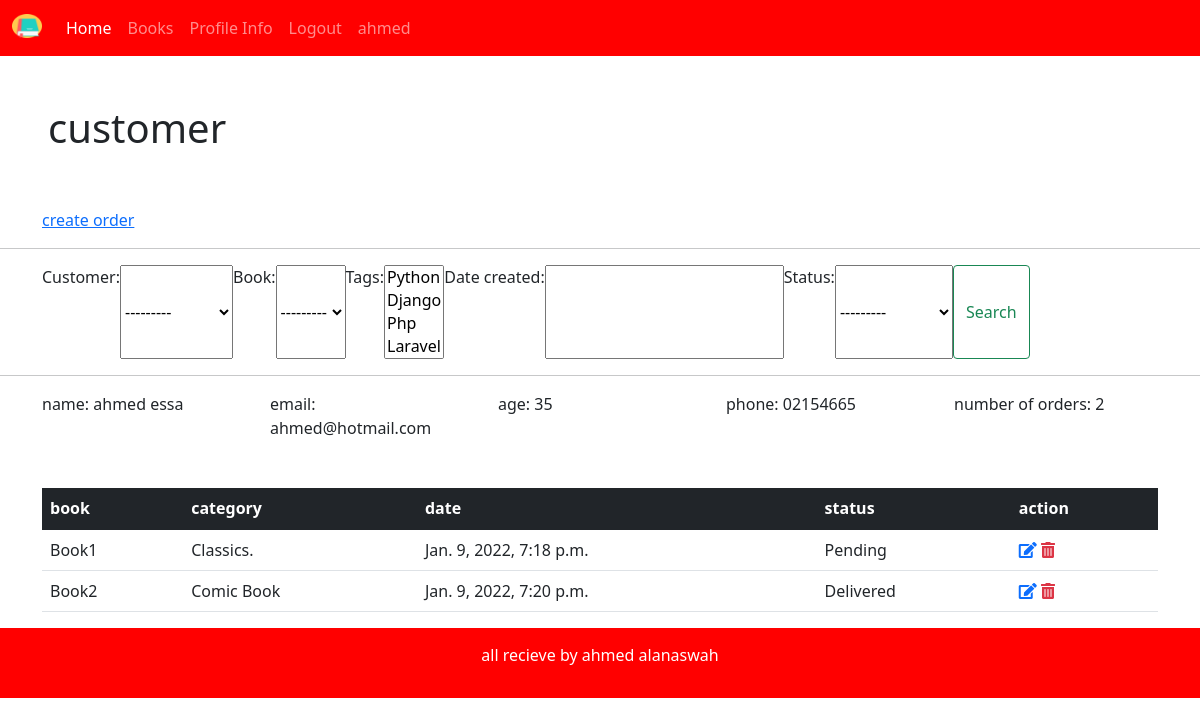
The app's page /customer/1 (signed in), older data.
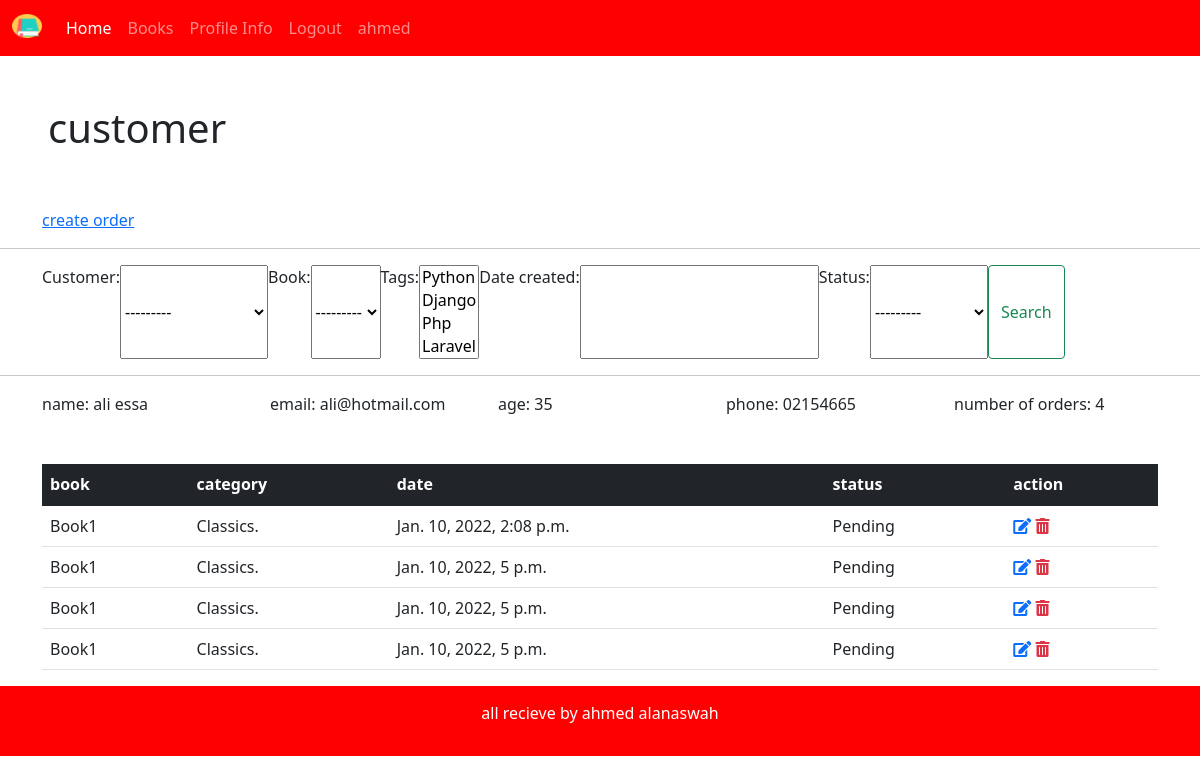
The same page, newer data.
### bookstore/models.py (models this page shows)
class Customer(models.Model):
    user = models.OneToOneField(User,null=True,on_delete=models.CASCADE)
    name = models.CharField(max_length=190,null=True)
    email = models.CharField(max_length=190,null=True)
    phone = models.CharField(max_length=190,null=True)
    age = models.CharField(max_length=190,null=True)
    avatar = models.ImageField(blank = True,null= True,default='person.png')
    date_created = models.DateTimeField(auto_now_add=True, null = True)
    def __str__(self):
        return self.name

class Order(models.Model):
    STATUS = (
        ('Pending','Pending'),
        ('Delivered','Delivered'),
        ('in Progress','in Progress'),
        ('Out of Oreder','Out of Order'),
    )
    customer = models.ForeignKey(Customer, null = True,on_delete=models.SET_NULL)
    book = models.ForeignKey(Book, null = True,on_delete=models.SET_NULL)
    tags = models.ManyToManyField(Tag)
    date_created = models.DateTimeField(auto_now_add=True, null = True)
    status = models.CharField(max_length=200,null = True,choices = STATUS)

class Book(models.Model):
    CATEGORY = (
        ('Classics.','Classics.'),
        ('Comic Book','Comic Book'),
        ('Fantasy','Fantasy'),
        ('Horror.','Horror.'),
    )
    name = models.CharField(max_length=190,null=True)
    author  = models.CharField(max_length=190,null=True)
    price  = models.FloatField(null=True)
    categorey = models.CharField(max_length=190,null=True,choices=CATEGORY)
    tags = models.ManyToManyField(Tag)
    description = models.CharField(max_length=200,null=True)
    date_created = models.DateTimeField(auto_now_add=True, null = True)
    def __str__(self):
        return self.name

### bookstore/views.py (the view)
# urls.py: path('customer/<str:pk>',views.customer,name='customer'),
@login_required(login_url='login')
def customer(request,pk):
    customer= Customer.objects.get(id=pk)
    orders = customer.order_set.all()
    number_orders = orders.count()
    searchFilter = OrderFilter(request.GET,queryset=orders)
    orders= searchFilter.qs
    context = { 'customer': customer,'myFilter':searchFilter,'orders': orders,'number_orders':number_orders }
    return render(request, 'bookstore/customer.html',context)

### bookstore/models.py (called while the page is built)
    def __str__(self):
        return self.name

### bookstore/templates/bookstore/customer.html
{% extends 'bookstore/main.html' %}
{% block content %}
<h1 class = 'p-5'>customer</h1>
<div class="container">
  <div class="row">
    <div class="col">
     <a href="{% url 'create' customer.id %}">create order</a>
    </div>
  </div>
</div>
<hr>
<div class="container">
  <div class="row">
    <div class="col">
      <form class="d-flex" method ='GET'>
        {{myFilter.form}}
        <button class="btn btn-outline-success" type="submit">Search</button>
      </form>
    </div>
  </div>
</div>
<hr>
<div class="container">
    <div class="row">
      <div class="col">
        name: {{customer.name}}
      </div>
      <div class="col">
        email: {{customer.email}}
      </div>
      <div class="col">
        age: {{customer.age}}
      </div>
      <div class="col">
        phone: {{customer.phone}}
      </div>
      <div class="col">
        number of orders: {{number_orders}}
      </div>
    </div>
</div>
<div class='container pt-5'>
    <table class="table">
        <thead class="table-dark">
            <tr>
                <th scope="col">book</th>
                <th scope="col">category</th>
                <th scope="col">date</th>
                <th scope="col">status</th>
                <th scope="col">action</th>
              </tr>
        </thead>
        <tbody>
                {% for item in orders %}
                <tr>
                <td>{{item.book}}</td>
                <td>{{item.book.categorey}}</td>
                <td>{{item.date_created}}</td>
                <td>{{item.status}}</td>
                <td>
                  <a href = "{% url 'update' item.id %}"><i class="fas fa-edit"></i></a>
                  <a class='text-danger' href = "{% url 'delete' item.id %}" ><i class="fas fa-trash-alt"></i></a>
              </td>
                </tr>
                {% endfor %}
        </tbody>
      </table>
</div>
{% endblock %}

### bookstore/templates/bookstore/main.html (shortened to what this page needs)
{% load static  %}
<!DOCTYPE html>
<html>
	<head>
        <link href="https://cdn.jsdelivr.net/npm/bootstrap@5.1.3/dist/css/bootstrap.min.css" rel="stylesheet">
        <link rel="stylesheet" href="https://pro.fontawesome.com/releases/v5.10.0/css/all.css"/>
        <link rel='stylesheet' type='text/css' href="{% static '/css/style.css' %}">
	</head>
	<body>
        {% include 'bookstore/navbar.html' %}
        {% block content %}
        {% endblock %}
        {% include 'bookstore/footer.html' %}
	</body>
</html>

### bookstore/templates/bookstore/navbar.html (shortened to what this page needs)
{% load static %}
<nav class="navbar navbar-expand-lg navbar-dark bg-primary">
    <div class="container-fluid">
      <a class="navbar-brand"  href="{% url 'home' %}">
        <img src="{% static '/images/book.png' %}" alt="" width="30" height="24" class="d-inline-block align-text-top">
      </a>
      <div class="collapse navbar-collapse" id="navbarSupportedContent">
        <ul class="navbar-nav me-auto mb-2 mb-lg-0">
          {% if request.user.is_staff %}
          <li class="nav-item">
            <a class="nav-link active" aria-current="page" href="{% url 'home' %}">Home</a>
          </li>
          <li class="nav-item">
            <a class="nav-link" href="{% url 'books' %}">Books</a>
          </li>
          {% endif %}
          <li class="nav-item">
            <a class="nav-link" href="{% url 'profile_info' %}">Profile Info</a>
          </li>
          <li class="nav-item">
            <a class="nav-link" href="{% url 'logout' %}">Logout</a>
          </li>
          <li class="nav-item">
            <a class="nav-link" href='#'>{{request.user}}</a>
          </li>
      </div>
    </div>
  </nav>

### bookstore/templates/bookstore/footer.html (shortened to what this page needs)
{% load static %}
<div class= "footer" >
    <p>
        all recieve by ahmed alanaswah
    </p>
</div>

### static/css/style.css (style rules this page uses)
.bg-primary { --bs-bg-opacity: 1; background-color: #F00 !important; }
body { background-color: #fff; }
.footer { background-color: #F00 }

### bookstore/templates/bookstore/footer.html (style rules this page uses)
.footer { background-color: #F00 ; padding:15px; text-align:center; color:#fff; margin-top:10px }

Row changes from the older to the newer data that the page shows:
removed Order: book "Book1", book.categorey "Classics.", date_created "Jan. 9, 2022, 7:18 p.m.", status "Pending"
removed Order: book "Book2", book.categorey "Comic Book", date_created "Jan. 9, 2022, 7:20 p.m.", status "Delivered"
changed Customer: name "ahmed essa" → "ali essa"; email "ahmed@hotmail.com" → "ali@hotmail.com"
added Order: book "Book1", book.categorey "Classics.", date_created "Jan. 10, 2022, 2:08 p.m.", status "Pending"
added Order: book "Book1", book.categorey "Classics.", date_created "Jan. 10, 2022, 5 p.m.", status "Pending"
added Order: book "Book1", book.categorey "Classics.", date_created "Jan. 10, 2022, 5 p.m.", status "Pending"
added Order: book "Book1", book.categorey "Classics.", date_created "Jan. 10, 2022, 5 p.m.", status "Pending"
Text that changed along with them:
{{ number_orders }}: "2" → "4"
